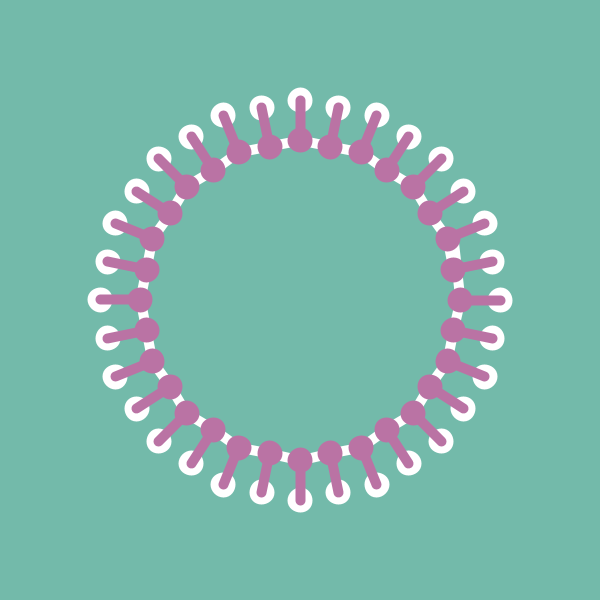
Frame 1 (no input)
Frame 60 (the mouse pressed at the canvas centre just before this capture): identical to frame 1, image omitted
Frame 120 (the mouse held since frame 60 and released just before this capture): identical to frame 1, image omitted

The Processing sketch that drew this single still picture (run headless with seeded random() and noise(); from frame 60 on, the mouse is pressed at the canvas centre):

// Processing sketch: sketch_101617_ripples_redux
// ── sketch_101617_ripples_redux.pde
int MIDX = width / 2;
int MIDY = height / 2;
int FRAME_RATE = 60;
int STROKE_WEIGHT = 1;

boolean DEBUG = true;

color DEBUG_COLOR;
color BACKGROUND_COLOR;
color DRAW_COLOR;

float E = (float) Math.E;

int lastFrame;
float delta;

Spring[] springs;

float tension = 0.065f;
float dampening = 0.05f;
float spread = 0.45f;

float waterLine;

float[] polygon;

float unit = 50;
int springsPerSide = 2;
int verts = 16;

void setup() {
  strokeWeight(STROKE_WEIGHT);
  frameRate(FRAME_RATE);
  size(600, 600); 
  // SET VARIABLES THAT DEPEND ON WIDTH AND HEIGHT   
  DEBUG_COLOR = color(#ba73a4);
  BACKGROUND_COLOR = color(#73baaa);
  DRAW_COLOR = color(#FFFFFF);

  float polygonX = width / 2;
  float polygonY = height / 2;

  polygon = polygon(polygonX, polygonY, width / 3, verts);
  springs = new Spring[(polygon.length / 2) * springsPerSide];

  Spring s;
  int springIndex = 0;
  for (int v = 0; v < verts; v++) {

    int index = v;

    float px1 = polygon[index * 2];
    float py1 = polygon[index * 2 + 1];

    index ++;
    if (index > verts - 1) {
      index = 0;
    }

    float px2 = polygon[index * 2];
    float py2 = polygon[index * 2 + 1];

    float midX = (px1 + px2) / 2;
    float midY = (py1 + py2) / 2;

    float distance = sqrt(pow(px2 - px1, 2) + pow(py2 - py1, 2));

    for (int i = 0; i < springsPerSide; i ++) {
      s = new Spring();
      if (i == 0) {
        s.rotation = getRelativeRotationOfPoint(px1, py1, polygonX, polygonY);
      } else {
        s.rotation = getRelativeRotationOfPoint(midX, midY, polygonX, polygonY);
      }

      float rot = getRelativeRotationOfPoint(px1, py1, px2, py2);
      PVector point = PVector.fromAngle(radians(rot));

      point.setMag( ((float)i / (float)springsPerSide) * abs(distance));
      s.x = point.x + px1;
      s.y = point.y + py1;
      springs[springIndex] = s;
      springIndex ++;
    }
  }
}

void draw() {
  delta = (millis() - lastFrame) / 1000f;
  lastFrame = millis();
  background(BACKGROUND_COLOR);

  noStroke();
  fill(DRAW_COLOR);
  updateSimulation();

  stroke(DRAW_COLOR);
  strokeWeight(10);
  int length = springs.length;
  float lastX = springs[length - 1].oX;
  float lastY = springs[length - 2].oY;
  
  for (int i = 0; i < springs.length; i+= 1) {
    Spring sp = springs[i];
    float x = sp.oX;
    float y = sp.oY;
    line(lastX, lastY, x, y);
    lastX = x;
    lastY = y; 
  }

  for (int i = 0; i < springs.length; i ++) {
    float alpha = (float) i / (float)springs.length;
    Spring col = springs[i];
    col.render();
  }
}

void keyPressed() {
  int index = 0;
  if (key == '1') {
    index = 1;
  }

  if (key == '2') {
    index = 2;
  }

  if (key == '3') {
    index = 3;
  }

  if (key == '4') {
    index = 4;
  }

  if (key == '5') {
    index = 5;
  }

  if (index == 0) return;
  float indexFloat = ((verts * springsPerSide) / 5) * index - 1;
  splash((int)indexFloat, 50);
}

float alphaSmooth(float alpha) {
  return alpha * alpha * alpha * (alpha * (alpha * 6 - 15) + 10);
}

float getAngle(PVector vec) {
  return (float)Math.atan2(vec.y, vec.x);
}

void updateSimulation() {
  for (int i = 0; i < springs.length; i++)
    springs[i].update(dampening, tension);

  float[] lDeltas = new float[springs.length];
  float[] rDeltas = new float[springs.length];

  // do some passes where springs pull on their neighbours
  for (int j = 0; j < 8; j++)
  {
    for (int i = 0; i < springs.length; i++)
    {
      if (i > 0)
      {
        lDeltas[i] = spread * (springs[i].currentLength - springs[i - 1].currentLength);
        springs[i - 1].speed += lDeltas[i];
      }
      if (i < springs.length - 1)
      {
        rDeltas[i] = spread * (springs[i].currentLength - springs[i + 1].currentLength);
        springs[i + 1].speed += rDeltas[i];
      }
    }

    for (int i = 0; i < springs.length; i++)
    {
      if (i > 0)
        springs[i - 1].currentLength += lDeltas[i];
      if (i < springs.length - 1)
        springs[i + 1].currentLength += rDeltas[i];
    }
  }
}

void splash(int index, float speed) { 
  springs[index].speed = speed;
}


float[] polygon(float x, float y, float radius, int npoints) {
  float[] polygon = new float[npoints * 2];
  float angle = TWO_PI / npoints;
  beginShape();
  int i = 0;
  for (int pt = 0; pt < npoints; pt++) {
    float sx = x + cos(pt * angle) * radius;
    float sy = y + sin(pt * angle) * radius;
    polygon[i] = sx;
    polygon[i + 1] = sy;
    i+= 2;
  }
  return polygon;
}

public float getRelativeRotationOfPoint(float originX, float originY, float ptX, float ptY) {
  float result = degrees(atan2(ptY - originY, ptX - originX));
  if (result < 0) {
    result += 360;
  }
  return result;
}

class Spring {
  float length = 40;
  float currentLength = 40;
  float x;
  float y;
  float rotation = 180;
  float speed;
  float oX;
  float oY;

  void update(float dampening, float tension) {
    float diff = length - currentLength;
    speed += tension * diff - speed * dampening;
    currentLength += speed;
    
    oX = cos(radians(rotation)) * currentLength + x;
    oY = sin(radians(rotation)) * currentLength + y;
  }

  void render() {
    noFill();
    stroke(DRAW_COLOR);
    ellipse(x, y, 15, 15);
    stroke(DEBUG_COLOR);
    ellipse(oX, oY, 15, 15);
    line(oX, oY, x, y);
  }
}
